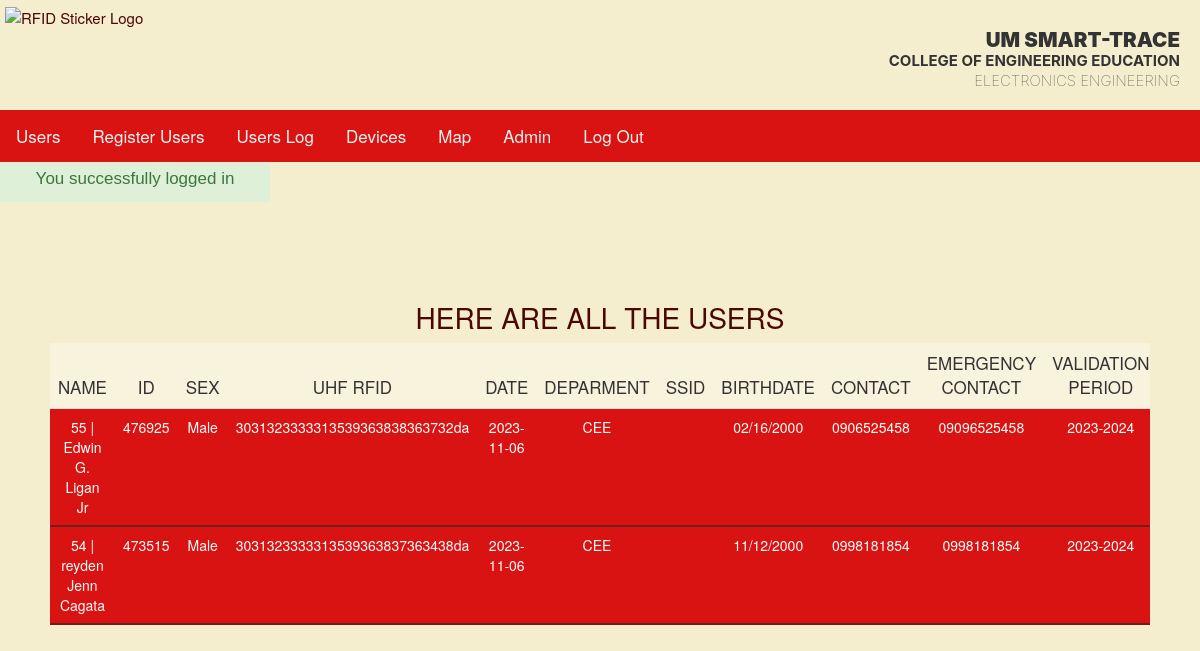
Screenshot of /index.php?login=success (signed in) with the database file from the repository.
### tables this page shows
CREATE TABLE `users` (
  `id` int(11) NOT NULL,
  `username` varchar(30) NOT NULL DEFAULT 'Full Name',
  `serialnumber` varchar(20) NOT NULL DEFAULT 'ID Number',
  `sex` varchar(10) NOT NULL DEFAULT 'None',
  `email` varchar(50) NOT NULL DEFAULT 'Email',
  `card_uid` varchar(30) NOT NULL,
  `card_select` tinyint(1) NOT NULL DEFAULT 0,
  `user_date` date NOT NULL,
  `device_uid` varchar(20) NOT NULL DEFAULT '0',
  `device_dep` varchar(20) NOT NULL DEFAULT '0',
  `add_card` tinyint(1) NOT NULL DEFAULT 0,
  `Birthdate` varchar(20) NOT NULL DEFAULT 'Birthdate',
  `Contact` varchar(20) NOT NULL DEFAULT 'Contact Number',
  `EmergencyContact` varchar(30) NOT NULL DEFAULT 'I.C.E +63',
  `ValidationPeriod` varchar(20) NOT NULL DEFAULT 'Validation Period',
  `MedicalHistory` varchar(100) NOT NULL DEFAULT 'MedicalHistory',
  `Macaddress` varchar(20) NOT NULL DEFAULT 'Mac Address'
);

### index.php (the view, shortened to what this page needs)
<!DOCTYPE html>
<html>
<head>
    <link rel="stylesheet" type="text/css" href="css/Users.css">
</head>
<body>
<?php include'header.php'; ?>
<main>
<section>
  <h1 class="slideInDown animated">Here are all the Users</h1>
  <div class="table-responsive slideInRight animated" style="max-height: 400px;">
    <table class="table">
      <thead class="table-primary">
        <tr>
          <th>Name</th>
          <th>ID</th>
          <th>sex</th>
          <th>UHF RFID</th>
          <th>Date</th>
          <th>Deparment</th>
          <th>SSID</th>
          <th>Birthdate</th>
          <th>Contact</th>
          <th>Emergency Contact</th>
          <th>Validation Period</th>
        </tr>
      </thead>
      <tbody class="table-secondary">
        <?php
          require'connectDB.php';
            $sql = "SELECT * FROM users WHERE add_card=1 ORDER BY id DESC";
            $result = mysqli_stmt_init($conn);
            if (!mysqli_stmt_prepare($result, $sql)) {
                echo '<p class="error">SQL Error</p>';
            }
            else{
                mysqli_stmt_execute($result);
                $resultl = mysqli_stmt_get_result($result);
              if (mysqli_num_rows($resultl) > 0){
                  while ($row = mysqli_fetch_assoc($resultl)){
          ?>
                      <TR>
                      <TD><?php echo $row['id']; echo" | "; echo $row['username'];?></TD>
                      <TD><?php echo $row['serialnumber'];?></TD>
                      <TD><?php echo $row['sex'];?></TD>
                      <TD><?php echo $row['card_uid'];?></TD>
                      <TD><?php echo $row['user_date'];?></TD>
                      <TD><?php echo $row['device_dep'];?></TD>
                      <TD><?php echo $row['ssid'];?></TD>
                      <TD><?php echo $row['Birthdate'];?></TD>
                      <TD><?php echo $row['Contact'];?></TD>
                      <TD><?php echo $row['EmergencyContact'];?></TD>
                       <TD><?php echo $row['ValidationPeriod'];?></TD>
                      </TR>
        <?php
                }
            }
          }
        ?>
      </tbody>
    </table>
  </div>
</section>
</main>
</body>
</html>

### header.php (shortened to what this page needs)
<head>
	<link rel="stylesheet" href="https://cdnjs.cloudflare.com/ajax/libs/font-awesome/4.7.0/css/font-awesome.min.css">
	<link rel='stylesheet' type='text/css' href="css/bootstrap.css"/>
	<link rel="stylesheet" href="https://maxcdn.bootstrapcdn.com/bootstrap/3.4.0/css/bootstrap.min.css">
	<link rel="stylesheet" type="text/css" href="css/header.css"/>
</head>
<header>
<div class="header">
	<img id="logo" src="img/RFID SMART-TRACE.png" alt="RFID Sticker Logo">
    <div>
		<div class="a" href="index.php">UM Smart-Trace</div>
		<div class="b" href="index.php"> College of Engineering Education</div>
		<div class="c" href="index.php"> Electronics Engineering</div>
	</div>
</div>
<div class="topnav" id="myTopnav">
	<a href="index.php">Users</a>
    <a href="ManageUsers.php">Register Users</a>
    <a href="UsersLog.php">Users Log</a>
    <a href="devices.php">Devices</a>
    <a href="map.php">Map</a>
    <?php
    	if (isset($_SESSION['Admin-name'])) {
    		echo '<a href="#" data-toggle="modal" data-target="#admin-account">'.$_SESSION['Admin-name'].'</a>';
    		echo '<a href="logout.php">Log Out</a>';
    	}
    	else{
    		echo '<a href="login.php">Log In</a>';
    	}
    ?>
</div>
<div class="up_info2 alert-success"></div>
</header>

### css/Users.css (style rules this page uses)
h1 { font-size: 28px !important; color: #333; text-transform: uppercase; font-weight: 300; font-family: Inter,-apple-system,BlinkMacSystemFont,Segoe UI,Roboto,Helvetica Neue,Arial,Noto Sans,sans-serif,Apple Color Emoji,Segoe UI Emoji,Segoe UI Symbol,Noto Color Emoji; text-align: center; margin-bottom: 15px; }
th { padding: 15px; text-align: center !important; font-weight: 500; font-size: 17px; color: #333; text-transform: uppercase; border: none !important; background-color: rgba(255,255,255,0.3) !important; }
td { padding: 15px; text-align: center; font-weight: 300; font-size: 14px; color: #fff; border-bottom: solid 2px rgba(255,255,255,0.1); }
section { margin: 50px; position: relative; top: 70px; }
section { overflow-x:hidden; }
.slideInRight { animation-name: slideInRight; }
.slideInDown { animation-name: slideInDown; }
.animated { animation-duration: 1s; animation-fill-mode: both; }

### css/header.css (style rules this page uses)
* { text-decoration: none; box-sizing: border-box; }
body { background: -webkit-linear-gradient(left, #fae9a5, #f5efcf); background: linear-gradient(to right, #f4eece, #f4eece);  <div class = "img-RFID_STICKER_LOGO.jpg"> </div> font-family: sans-serif; margin: 0; font-size: 15px; color: #4B0606; margin-bottom: 55%; }
header, main { width: 100%; display: block; margin: 0 auto; }
.header { padding: 5px; width: 100%; height: 120px; }
.a { text-decoration: none; font-family: Inter, -apple-system, BlinkMacSystemFont, Segoe UI, Roboto, Helvetica Neue, Arial, Noto Sans, sans-serif, Apple Color Emoji, Segoe UI Emoji, Segoe UI Symbol, Noto Color Emoji; font-size: 20.5px; color: #333; font-weight: 1000; text-transform: uppercase; vertical-align: middle; position: absolute; top: 25px; right:20px; }
.b { text-decoration: none; font-family: Inter, -apple-system, BlinkMacSystemFont, Segoe UI, Roboto, Helvetica Neue, Arial, Noto Sans, sans-serif, Apple Color Emoji, Segoe UI Emoji, Segoe UI Symbol, Noto Color Emoji; font-size: 15px; color: #333; font-weight: 700; text-transform: uppercase; vertical-align: middle; position: absolute; top: 50px; right:20px; }
.c { text-decoration: none; font-family: Inter, -apple-system, BlinkMacSystemFont, Segoe UI, Roboto, Helvetica Neue, Arial, Noto Sans, sans-serif, Apple Color Emoji, Segoe UI Emoji, Segoe UI Symbol, Noto Color Emoji; font-size: 15px; color: #333; font-weight: 100; text-transform: uppercase; vertical-align: middle; position: absolute; top: 70px; right:20px; }
.topnav { overflow: hidden; background-color: #d91212; margin-top: -10px; z-index: 9999; }
.topnav a { float: left; display: block; color: #f2f2f2; text-align: center; padding: 14px 16px; text-decoration: none !important; font-size: 17px; z-index: 9999; }
tbody tr:nth-child(even) { background-color: #b60d0d; }
tbody tr:nth-child(odd) { background-color: #d91212; }
.up_info1, .up_info2 { display: none; width: 270px; height: 40px; font-size: 17px; font-family: sans-serif; padding: 5px; margin-right: 20px; text-align: center; position: absolute; }
@media (min-width: 1024px) { body { background: -webkit-linear-gradient(left, #fae9a5, #f5efcf); background: linear-gradient(to right, #f4eece, #f4eece);  <div class = "img-RFID_STICKER_LOGO.jpg"> </div> font-family: sans-serif; margin: 0; font-size: 15px; color: #4B0606; margin-bottom: 120%; } }

### header.php (style rules this page uses)
#logo { position: relative; width: 400px; }

### rows the page displays
users: id "55", username "Edwin G. Ligan Jr", serialnumber "476925", sex "Male", card_uid "3031323333313539363838363732da", user_date "2023-11-06", device_dep "CEE", Birthdate "02/16/2000", Contact "0906525458", EmergencyContact "09096525458", ValidationPeriod "2023-2024"
users: id "54", username "reyden Jenn Cagata", serialnumber "473515", sex "Male", card_uid "3031323333313539363837363438da", user_date "2023-11-06", device_dep "CEE", Birthdate "11/12/2000", Contact "0998181854", EmergencyContact "0998181854", ValidationPeriod "2023-2024"

### other values shown
$_SESSION['Admin-name'] "Admin"
